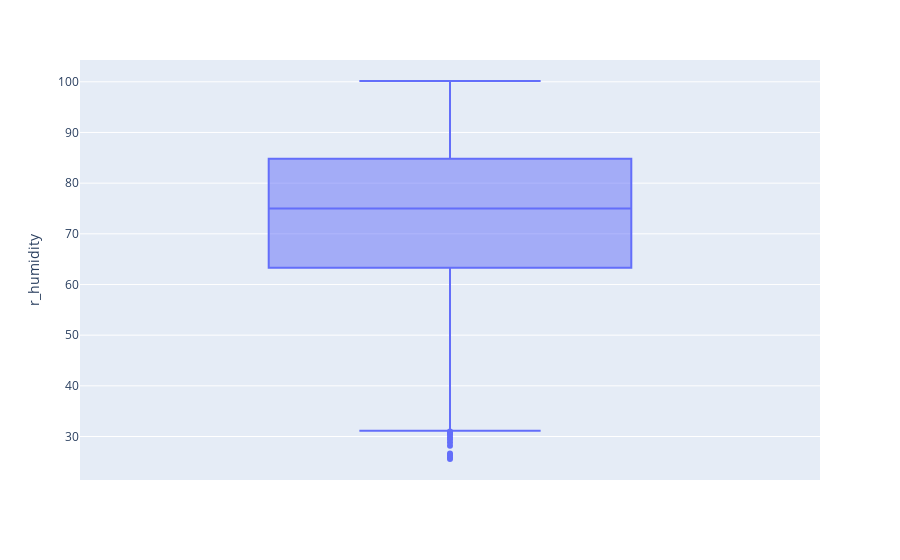

Here is the notebook cell this chart was saved with:
### Code cell
plotly.offline.iplot(fig1, filename='relative_humidity_boxplot.png',image='png') # For Downloading the image as png

### Figure 1 — Plotly figure (JSON) as saved in the notebook; plotly's stock layout.template omitted (floating-point values rounded to 4 significant figures; data arrays with more than 128 entries replaced by an {"elided": "..."} marker saying what was removed)
{"data": [{"alignmentgroup": "True", "hovertemplate": "r_humidity=%{y}<extra></extra>", "legendgroup": "", "marker": {"color": "#636efa"}, "name": "", "notched": false, "offsetgroup": "", "orientation": "v", "showlegend": false, "type": "box", "x0": " ", "xaxis": "x", "y": {"elided": "9568 float values"}, "y0": " ", "yaxis": "y"}], "layout": {"boxmode": "group", "legend": {"tracegroupgap": 0}, "margin": {"t": 60}, "xaxis": {"anchor": "y", "domain": [0, 1]}, "yaxis": {"anchor": "x", "domain": [0, 1], "title": {"text": "r_humidity"}}}}
